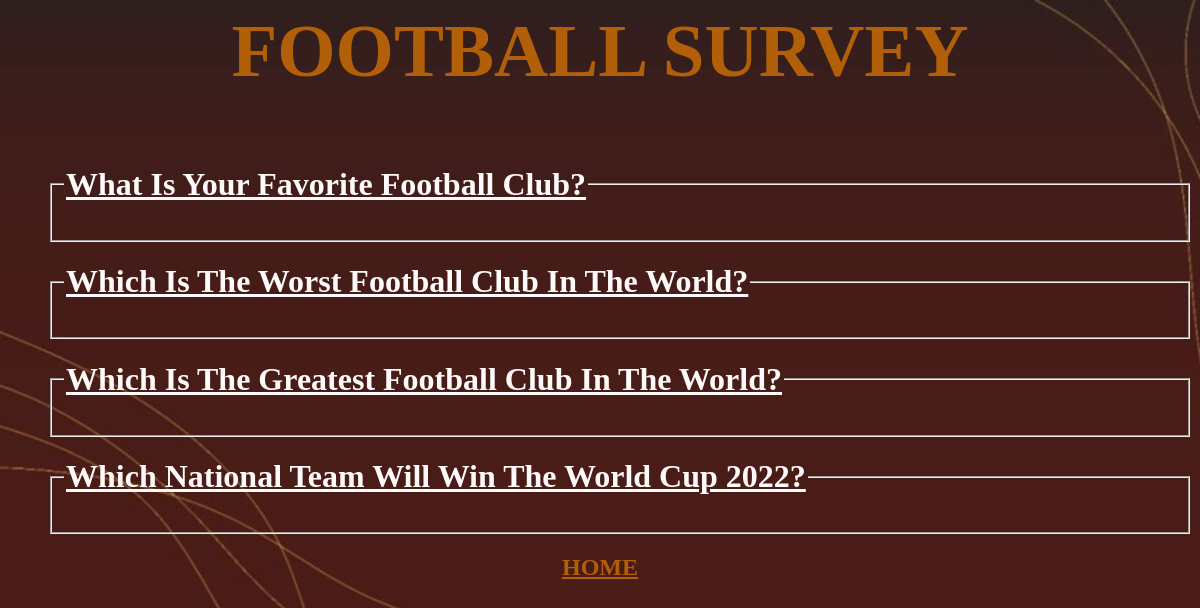
Screenshot of /polls/ with the database file from the repository.
### polls/models.py (models this page shows, shortened)
class Question(models.Model):
    question_text = models.CharField(max_length=200)
    pub_date = models.DateTimeField('date published')

### polls/views.py (the view)
# urls.py: path('', views.IndexView.as_view(), name='index'),
class IndexView(generic.ListView):
    template_name = 'polls/index.html'
    context_object_name = 'latest_question_list'
    def get_queryset(self):
        return Question.objects.order_by('-pub_date')[:5]

### polls/templates/polls/index.html
{% load static %}
<link rel="stylesheet" type="text/css" href="{% static 'polls/style.css' %}">
<center> <h1 class = "tieude"> FOOTBALL SURVEY </h1> </center>
{% if latest_question_list %}
    <ul>
    {% for question in latest_question_list %}
        <fieldset>
            <legend>
                <h1><a class = "concac" href="{% url 'polls:detail' question.id %}">{{ question.question_text }}</a></h1>
            </legend>
        </fieldset>
    {% endfor %}
    </ul>
{% else %}
    <p>No polls are available.</p>
{% endif %}
<center> <h2><a class = "tieude2" href="/"> HOME </a> </h2> </center>

### polls/static/polls/style.css (style rules this page uses)
.concac { color: rgb(255, 250, 250) ; font-family: Georgia; text-transform: capitalize; }
.tieude { font-size: 75px; color: rgb(177, 95, 8) ; font-family: Georgia, 'Times New Roman', Times, serif; text-transform: uppercase; }
.tieude2 { color: rgb(177, 95, 8) ; font-family: Georgia, 'Times New Roman', Times, serif; text-transform: uppercase; }

### rows the page displays
Question: question_text "What Is Your Favorite Football Club?"
Question: question_text "Which Is The Worst Football Club In The World?"
Question: question_text "Which Is The Greatest Football Club In The World?"
Question: question_text "Which National Team Will Win The World Cup 2022?"
